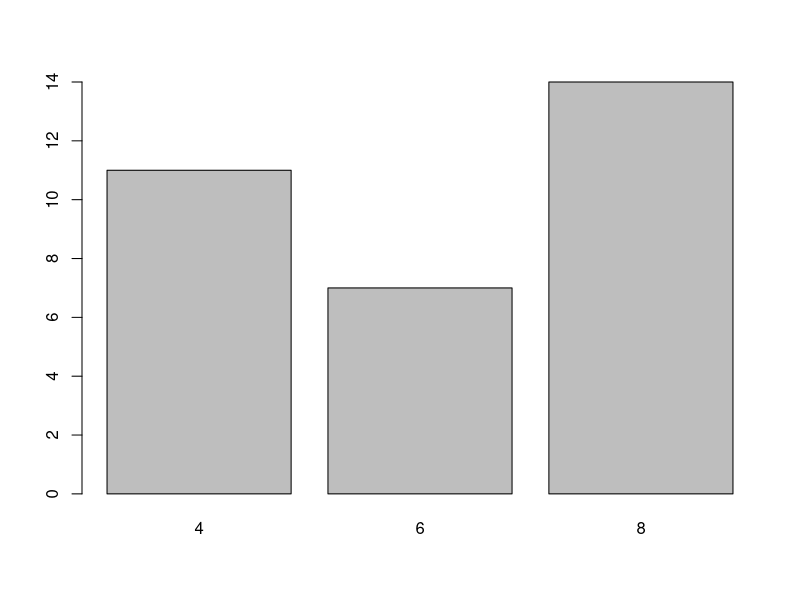
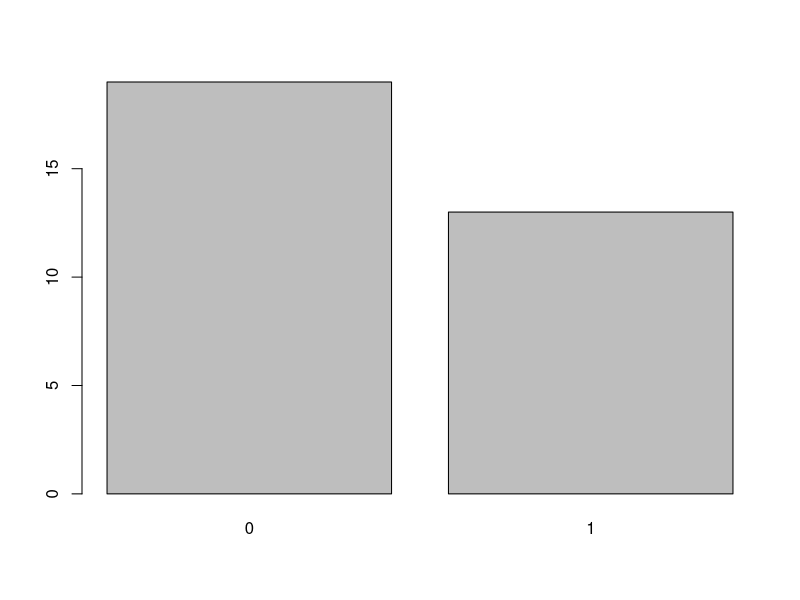
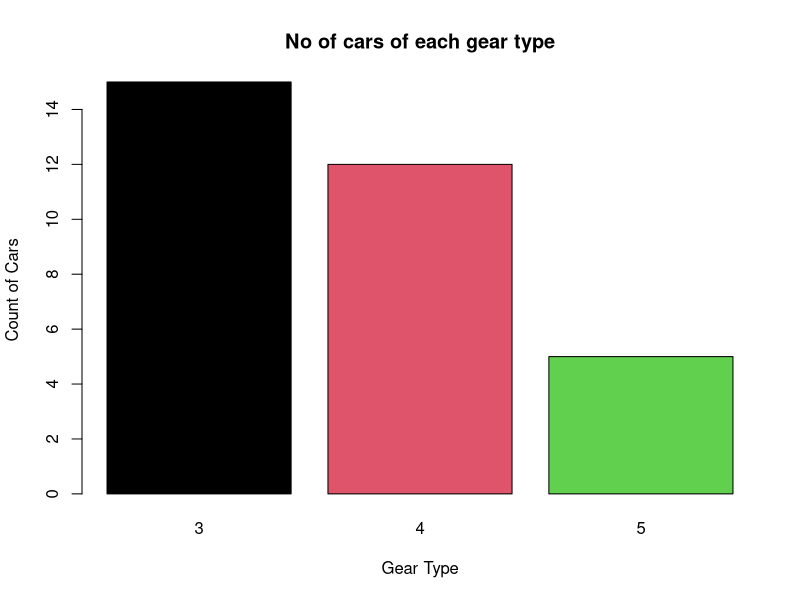
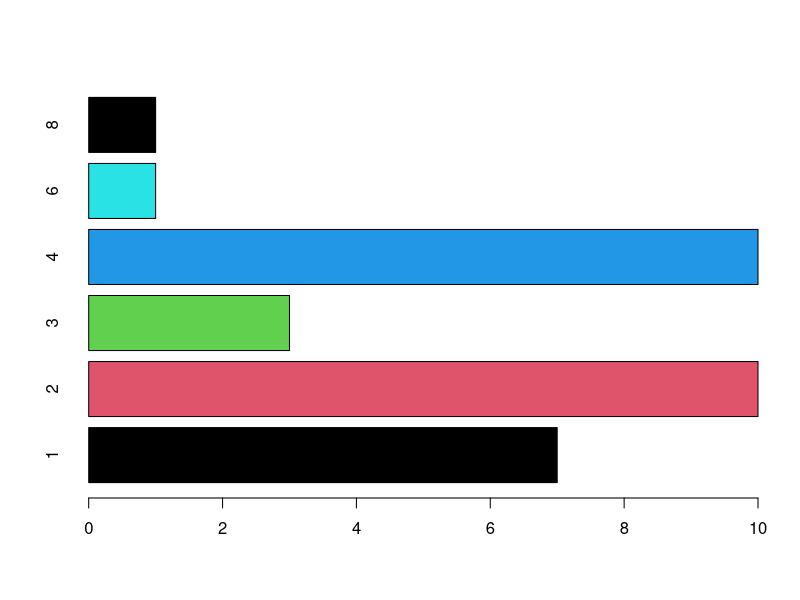

Here is the R script that generated these plots, in order:
# Base Plots in R:

#bar Plot in R----
#count of categories.
#We can build them using the barplot() function available in base R.
View(mtcars)
cylinders = table(mtcars$cyl)
cylinders
barplot(table(mtcars$cyl))

barplot(table(mtcars$am))
barplot(table(mtcars$gear), 
        col=1:3, main='No of cars of each gear type', xlab='Gear Type', ylab='Count of Cars')

c = table(mtcars$carb)
c
barplot(table(mtcars$carb), col=1:5, horiz = T)